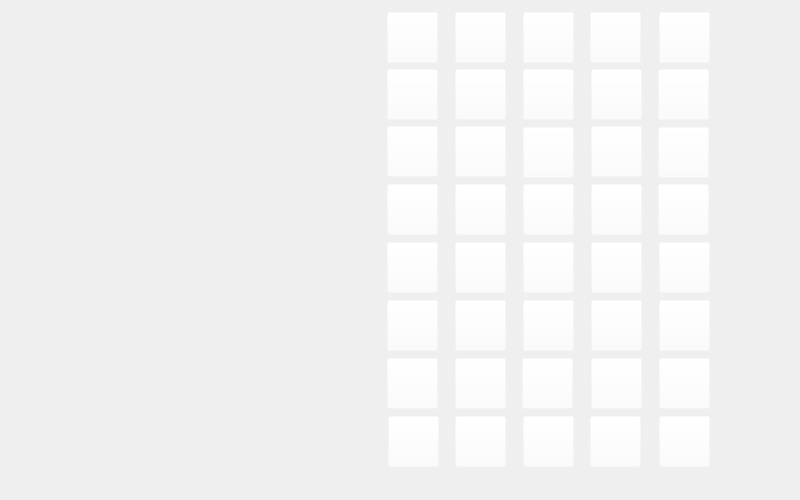
<?xml version="1.0" encoding="UTF-8"?>
<ui version="4.0">
 <class>Form</class>
 <widget class="QWidget" name="Form">
  <property name="geometry">
   <rect>
    <x>0</x>
    <y>0</y>
    <width>800</width>
    <height>500</height>
   </rect>
  </property>
  <property name="windowTitle">
   <string>Form</string>
  </property>
  <widget class="QLabel" name="img_hard">
   <property name="geometry">
    <rect>
     <x>0</x>
     <y>0</y>
     <width>800</width>
     <height>500</height>
    </rect>
   </property>
   <property name="text">
    <string/>
   </property>
   <property name="pixmap">
    <pixmap>../imagens_telas/memory game- hard.png</pixmap>
   </property>
  </widget>
  <widget class="QLabel" name="placar_jogador1">
   <property name="geometry">
    <rect>
     <x>240</x>
     <y>110</y>
     <width>47</width>
     <height>41</height>
    </rect>
   </property>
   <property name="text">
    <string/>
   </property>
  </widget>
  <widget class="QLabel" name="placar_jogador2">
   <property name="geometry">
    <rect>
     <x>240</x>
     <y>190</y>
     <width>47</width>
     <height>41</height>
    </rect>
   </property>
   <property name="text">
    <string/>
   </property>
  </widget>
  <widget class="QPushButton" name="btn_0">
   <property name="geometry">
    <rect>
     <x>387</x>
     <y>12</y>
     <width>51</width>
     <height>51</height>
    </rect>
   </property>
   <property name="styleSheet">
    <string notr="true">background: rgba(255,255,255,0)</string>
   </property>
   <property name="text">
    <string/>
   </property>
  </widget>
  <widget class="QPushButton" name="btn_1">
   <property name="geometry">
    <rect>
     <x>455</x>
     <y>12</y>
     <width>51</width>
     <height>51</height>
    </rect>
   </property>
   <property name="styleSheet">
    <string notr="true">background: rgba(255,255,255,0)</string>
   </property>
   <property name="text">
    <string/>
   </property>
  </widget>
  <widget class="QPushButton" name="btn_2">
   <property name="geometry">
    <rect>
     <x>523</x>
     <y>12</y>
     <width>51</width>
     <height>51</height>
    </rect>
   </property>
   <property name="styleSheet">
    <string notr="true">background: rgba(255,255,255,0)</string>
   </property>
   <property name="text">
    <string/>
   </property>
  </widget>
  <widget class="QPushButton" name="btn_3">
   <property name="geometry">
    <rect>
     <x>590</x>
     <y>12</y>
     <width>51</width>
     <height>51</height>
    </rect>
   </property>
   <property name="styleSheet">
    <string notr="true">background: rgba(255,255,255,0)</string>
   </property>
   <property name="text">
    <string/>
   </property>
  </widget>
  <widget class="QPushButton" name="btn_4">
   <property name="geometry">
    <rect>
     <x>659</x>
     <y>12</y>
     <width>51</width>
     <height>51</height>
    </rect>
   </property>
   <property name="styleSheet">
    <string notr="true">background: rgba(255,255,255,0)</string>
   </property>
   <property name="text">
    <string/>
   </property>
  </widget>
  <widget class="QPushButton" name="btn_5">
   <property name="geometry">
    <rect>
     <x>387</x>
     <y>69</y>
     <width>51</width>
     <height>51</height>
    </rect>
   </property>
   <property name="styleSheet">
    <string notr="true">background: rgba(255,255,255,0)</string>
   </property>
   <property name="text">
    <string/>
   </property>
  </widget>
  <widget class="QPushButton" name="btn_6">
   <property name="geometry">
    <rect>
     <x>455</x>
     <y>69</y>
     <width>51</width>
     <height>51</height>
    </rect>
   </property>
   <property name="styleSheet">
    <string notr="true">background: rgba(255,255,255,0)</string>
   </property>
   <property name="text">
    <string/>
   </property>
  </widget>
  <widget class="QPushButton" name="btn_7">
   <property name="geometry">
    <rect>
     <x>523</x>
     <y>69</y>
     <width>51</width>
     <height>51</height>
    </rect>
   </property>
   <property name="styleSheet">
    <string notr="true">background: rgba(255,255,255,0)</string>
   </property>
   <property name="text">
    <string/>
   </property>
  </widget>
  <widget class="QPushButton" name="btn_8">
   <property name="geometry">
    <rect>
     <x>591</x>
     <y>69</y>
     <width>51</width>
     <height>51</height>
    </rect>
   </property>
   <property name="styleSheet">
    <string notr="true">background: rgba(255,255,255,0)</string>
   </property>
   <property name="text">
    <string/>
   </property>
  </widget>
  <widget class="QPushButton" name="btn_9">
   <property name="geometry">
    <rect>
     <x>658</x>
     <y>69</y>
     <width>51</width>
     <height>51</height>
    </rect>
   </property>
   <property name="styleSheet">
    <string notr="true">background: rgba(255,255,255,0)</string>
   </property>
   <property name="text">
    <string/>
   </property>
  </widget>
  <widget class="QPushButton" name="btn_10">
   <property name="geometry">
    <rect>
     <x>387</x>
     <y>126</y>
     <width>51</width>
     <height>51</height>
    </rect>
   </property>
   <property name="styleSheet">
    <string notr="true">background: rgba(255,255,255,0)</string>
   </property>
   <property name="text">
    <string/>
   </property>
  </widget>
  <widget class="QPushButton" name="btn_11">
   <property name="geometry">
    <rect>
     <x>455</x>
     <y>126</y>
     <width>51</width>
     <height>51</height>
    </rect>
   </property>
   <property name="styleSheet">
    <string notr="true">background: rgba(255,255,255,0)</string>
   </property>
   <property name="text">
    <string/>
   </property>
  </widget>
  <widget class="QPushButton" name="btn_12">
   <property name="geometry">
    <rect>
     <x>523</x>
     <y>127</y>
     <width>51</width>
     <height>51</height>
    </rect>
   </property>
   <property name="styleSheet">
    <string notr="true">background: rgba(255,255,255,0)</string>
   </property>
   <property name="text">
    <string/>
   </property>
  </widget>
  <widget class="QPushButton" name="btn_13">
   <property name="geometry">
    <rect>
     <x>591</x>
     <y>126</y>
     <width>51</width>
     <height>51</height>
    </rect>
   </property>
   <property name="styleSheet">
    <string notr="true">background: rgba(255,255,255,0)</string>
   </property>
   <property name="text">
    <string/>
   </property>
  </widget>
  <widget class="QPushButton" name="btn_14">
   <property name="geometry">
    <rect>
     <x>658</x>
     <y>127</y>
     <width>51</width>
     <height>51</height>
    </rect>
   </property>
   <property name="styleSheet">
    <string notr="true">background: rgba(255,255,255,0)</string>
   </property>
   <property name="text">
    <string/>
   </property>
  </widget>
  <widget class="QPushButton" name="btn_15">
   <property name="geometry">
    <rect>
     <x>387</x>
     <y>184</y>
     <width>51</width>
     <height>51</height>
    </rect>
   </property>
   <property name="styleSheet">
    <string notr="true">background: rgba(255,255,255,0)</string>
   </property>
   <property name="text">
    <string/>
   </property>
  </widget>
  <widget class="QPushButton" name="btn_16">
   <property name="geometry">
    <rect>
     <x>455</x>
     <y>184</y>
     <width>51</width>
     <height>51</height>
    </rect>
   </property>
   <property name="styleSheet">
    <string notr="true">background: rgba(255,255,255,0)</string>
   </property>
   <property name="text">
    <string/>
   </property>
  </widget>
  <widget class="QPushButton" name="btn_17">
   <property name="geometry">
    <rect>
     <x>523</x>
     <y>184</y>
     <width>51</width>
     <height>51</height>
    </rect>
   </property>
   <property name="styleSheet">
    <string notr="true">background: rgba(255,255,255,0)</string>
   </property>
   <property name="text">
    <string/>
   </property>
  </widget>
  <widget class="QPushButton" name="btn_18">
   <property name="geometry">
    <rect>
     <x>591</x>
     <y>184</y>
     <width>51</width>
     <height>51</height>
    </rect>
   </property>
   <property name="styleSheet">
    <string notr="true">background: rgba(255,255,255,0)</string>
   </property>
   <property name="text">
    <string/>
   </property>
  </widget>
  <widget class="QPushButton" name="btn_19">
   <property name="geometry">
    <rect>
     <x>658</x>
     <y>184</y>
     <width>51</width>
     <height>51</height>
    </rect>
   </property>
   <property name="styleSheet">
    <string notr="true">background: rgba(255,255,255,0)</string>
   </property>
   <property name="text">
    <string/>
   </property>
  </widget>
  <widget class="QPushButton" name="btn_20">
   <property name="geometry">
    <rect>
     <x>387</x>
     <y>242</y>
     <width>51</width>
     <height>51</height>
    </rect>
   </property>
   <property name="styleSheet">
    <string notr="true">background: rgba(255,255,255,0)</string>
   </property>
   <property name="text">
    <string/>
   </property>
  </widget>
  <widget class="QPushButton" name="btn_21">
   <property name="geometry">
    <rect>
     <x>455</x>
     <y>242</y>
     <width>51</width>
     <height>51</height>
    </rect>
   </property>
   <property name="styleSheet">
    <string notr="true">background: rgba(255,255,255,0)</string>
   </property>
   <property name="text">
    <string/>
   </property>
  </widget>
  <widget class="QPushButton" name="btn_22">
   <property name="geometry">
    <rect>
     <x>523</x>
     <y>242</y>
     <width>51</width>
     <height>51</height>
    </rect>
   </property>
   <property name="styleSheet">
    <string notr="true">background: rgba(255,255,255,0)</string>
   </property>
   <property name="text">
    <string/>
   </property>
  </widget>
  <widget class="QPushButton" name="btn_23">
   <property name="geometry">
    <rect>
     <x>591</x>
     <y>242</y>
     <width>51</width>
     <height>51</height>
    </rect>
   </property>
   <property name="styleSheet">
    <string notr="true">background: rgba(255,255,255,0)</string>
   </property>
   <property name="text">
    <string/>
   </property>
  </widget>
  <widget class="QPushButton" name="btn_24">
   <property name="geometry">
    <rect>
     <x>659</x>
     <y>242</y>
     <width>51</width>
     <height>51</height>
    </rect>
   </property>
   <property name="styleSheet">
    <string notr="true">background: rgba(255,255,255,0)</string>
   </property>
   <property name="text">
    <string/>
   </property>
  </widget>
  <widget class="QPushButton" name="btn_25">
   <property name="geometry">
    <rect>
     <x>591</x>
     <y>300</y>
     <width>51</width>
     <height>51</height>
    </rect>
   </property>
   <property name="styleSheet">
    <string notr="true">background: rgba(255,255,255,0)</string>
   </property>
   <property name="text">
    <string/>
   </property>
  </widget>
  <widget class="QPushButton" name="btn_26">
   <property name="geometry">
    <rect>
     <x>387</x>
     <y>300</y>
     <width>51</width>
     <height>51</height>
    </rect>
   </property>
   <property name="styleSheet">
    <string notr="true">background: rgba(255,255,255,0)</string>
   </property>
   <property name="text">
    <string/>
   </property>
  </widget>
  <widget class="QPushButton" name="btn_27">
   <property name="geometry">
    <rect>
     <x>659</x>
     <y>300</y>
     <width>51</width>
     <height>51</height>
    </rect>
   </property>
   <property name="styleSheet">
    <string notr="true">background: rgba(255,255,255,0)</string>
   </property>
   <property name="text">
    <string/>
   </property>
  </widget>
  <widget class="QPushButton" name="btn_28">
   <property name="geometry">
    <rect>
     <x>455</x>
     <y>300</y>
     <width>51</width>
     <height>51</height>
    </rect>
   </property>
   <property name="styleSheet">
    <string notr="true">background: rgba(255,255,255,0)</string>
   </property>
   <property name="text">
    <string/>
   </property>
  </widget>
  <widget class="QPushButton" name="btn_29">
   <property name="geometry">
    <rect>
     <x>523</x>
     <y>300</y>
     <width>51</width>
     <height>51</height>
    </rect>
   </property>
   <property name="styleSheet">
    <string notr="true">background: rgba(255,255,255,0)</string>
   </property>
   <property name="text">
    <string/>
   </property>
  </widget>
  <widget class="QPushButton" name="btn_30">
   <property name="geometry">
    <rect>
     <x>591</x>
     <y>358</y>
     <width>51</width>
     <height>51</height>
    </rect>
   </property>
   <property name="styleSheet">
    <string notr="true">background: rgba(255,255,255,0)</string>
   </property>
   <property name="text">
    <string/>
   </property>
  </widget>
  <widget class="QPushButton" name="btn_31">
   <property name="geometry">
    <rect>
     <x>387</x>
     <y>358</y>
     <width>51</width>
     <height>51</height>
    </rect>
   </property>
   <property name="styleSheet">
    <string notr="true">background: rgba(255,255,255,0)</string>
   </property>
   <property name="text">
    <string/>
   </property>
  </widget>
  <widget class="QPushButton" name="btn_32">
   <property name="geometry">
    <rect>
     <x>455</x>
     <y>358</y>
     <width>51</width>
     <height>51</height>
    </rect>
   </property>
   <property name="styleSheet">
    <string notr="true">background: rgba(255,255,255,0)</string>
   </property>
   <property name="text">
    <string/>
   </property>
  </widget>
  <widget class="QPushButton" name="btn_33">
   <property name="geometry">
    <rect>
     <x>522</x>
     <y>358</y>
     <width>51</width>
     <height>51</height>
    </rect>
   </property>
   <property name="styleSheet">
    <string notr="true">background: rgba(255,255,255,0)</string>
   </property>
   <property name="text">
    <string/>
   </property>
  </widget>
  <widget class="QPushButton" name="btn_34">
   <property name="geometry">
    <rect>
     <x>659</x>
     <y>358</y>
     <width>51</width>
     <height>51</height>
    </rect>
   </property>
   <property name="styleSheet">
    <string notr="true">background: rgba(255,255,255,0)</string>
   </property>
   <property name="text">
    <string/>
   </property>
  </widget>
  <widget class="QPushButton" name="btn_35">
   <property name="geometry">
    <rect>
     <x>523</x>
     <y>416</y>
     <width>51</width>
     <height>51</height>
    </rect>
   </property>
   <property name="styleSheet">
    <string notr="true">background: rgba(255,255,255,0)</string>
   </property>
   <property name="text">
    <string/>
   </property>
  </widget>
  <widget class="QPushButton" name="btn_36">
   <property name="geometry">
    <rect>
     <x>388</x>
     <y>416</y>
     <width>51</width>
     <height>51</height>
    </rect>
   </property>
   <property name="styleSheet">
    <string notr="true">background: rgba(255,255,255,0)</string>
   </property>
   <property name="text">
    <string/>
   </property>
  </widget>
  <widget class="QPushButton" name="btn_37">
   <property name="geometry">
    <rect>
     <x>455</x>
     <y>416</y>
     <width>51</width>
     <height>51</height>
    </rect>
   </property>
   <property name="styleSheet">
    <string notr="true">background: rgba(255,255,255,0)</string>
   </property>
   <property name="text">
    <string/>
   </property>
  </widget>
  <widget class="QPushButton" name="btn_38">
   <property name="geometry">
    <rect>
     <x>590</x>
     <y>416</y>
     <width>51</width>
     <height>51</height>
    </rect>
   </property>
   <property name="styleSheet">
    <string notr="true">background: rgba(255,255,255,0)</string>
   </property>
   <property name="text">
    <string/>
   </property>
  </widget>
  <widget class="QPushButton" name="btn_39">
   <property name="geometry">
    <rect>
     <x>659</x>
     <y>416</y>
     <width>51</width>
     <height>51</height>
    </rect>
   </property>
   <property name="styleSheet">
    <string notr="true">background: rgba(255,255,255,0)</string>
   </property>
   <property name="text">
    <string/>
   </property>
  </widget>
 </widget>
 <resources/>
 <connections/>
</ui>
